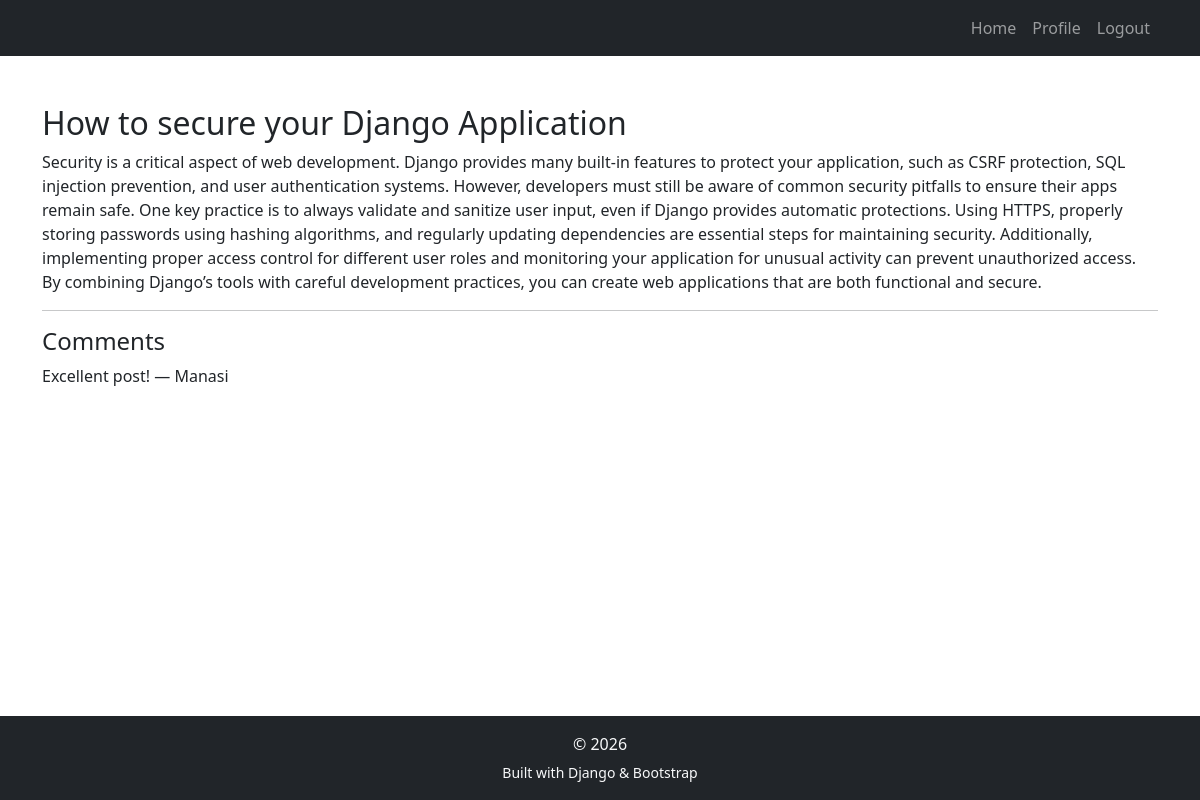
Page /post/2/ (signed in) on the committed database.
### main_app/models.py (models this page shows, shortened)
class Post(models.Model):
    title = models.CharField(max_length=200)
    body = models.TextField()
    created = models.DateTimeField(auto_now_add=True)

class Comment(models.Model):
    post = models.ForeignKey(Post, related_name='comments')
    user = models.ForeignKey(User)
    body = models.TextField()
    created = models.DateTimeField(auto_now_add=True)

### main_app/views.py (the view)
# urls.py: url(r'^post/(?P<post_id>\d+)/$', views.post_detail, name='post_detail'),
def post_detail(request, post_id):
    post = get_object_or_404(Post, id=post_id)
    comments = None
    if request.user.is_authenticated():
        comments = post.comments.all()
    return render(request, 'main_app/post_detail.html', {
        'post': post,
        'comments': comments
    })

### templates/main_app/post_detail.html
{% extends "main_app/base.html" %}
{% block body_block %}
<h2>{{ post.title }}</h2>
<p>{{ post.body }}</p>
<hr>
<h4>Comments</h4>
{% if user.is_authenticated %}
    {% for comment in comments %}
        <p>{{ comment.body }} — {{ comment.user.username }}</p>
    {% empty %}
        <p>No comments.</p>
    {% endfor %}
{% else %}
    <p>Login to view comments.</p>
{% endif %}
{% endblock %}

### rows in the picture
Post: title "How to secure your Django Application", body "Security is a critical aspect of web development. Django provides many built-in features to protect your application, such as CSRF protection, SQL injection prevention, and user authentication systems. However, developers must still be aware of common security pitfalls to ensure their apps remain safe. One key practice is to always validate and sanitize user input, even if Django provides automatic protections. Using HTTPS, properly storing passwords using hashing algorithms, and regularly updating dependencies are essential steps for maintaining security. Additionally, implementing proper access control for different user roles and monitoring your application for unusual activity can…"
Comment: body "Excellent post!", user.username "Manasi"
